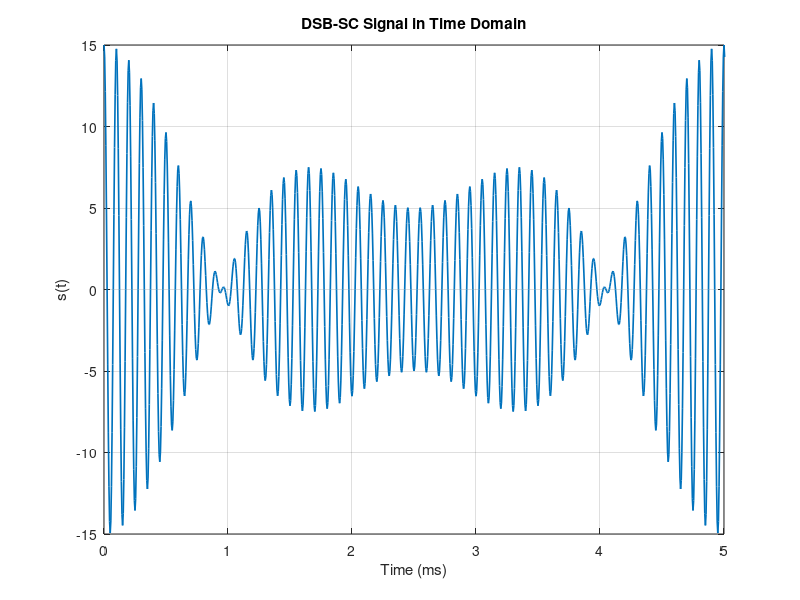
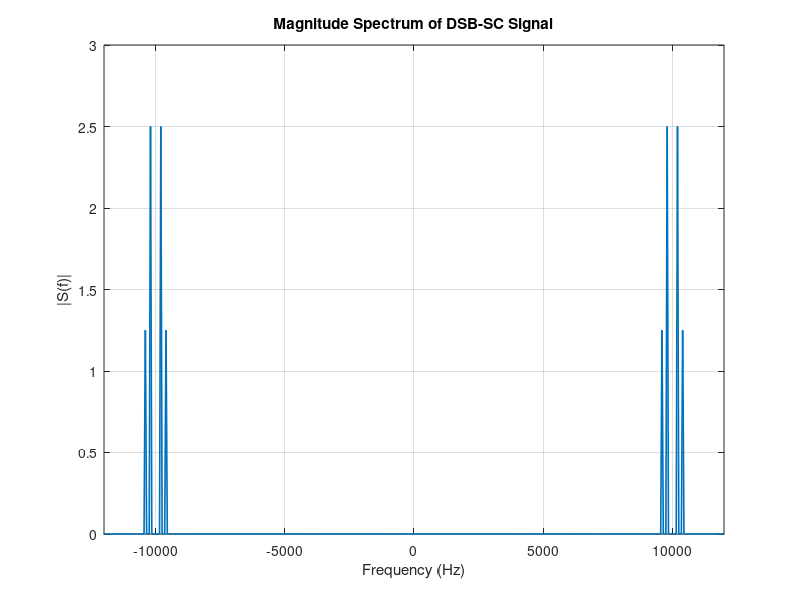
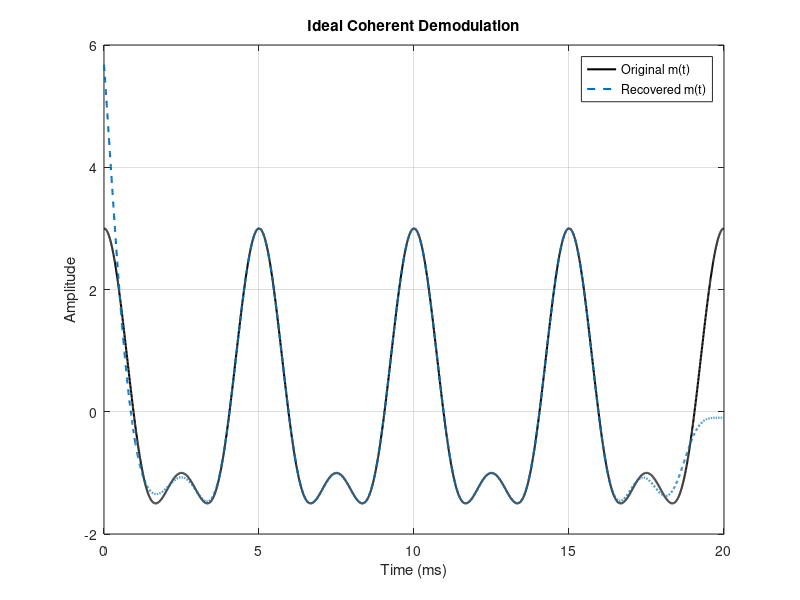
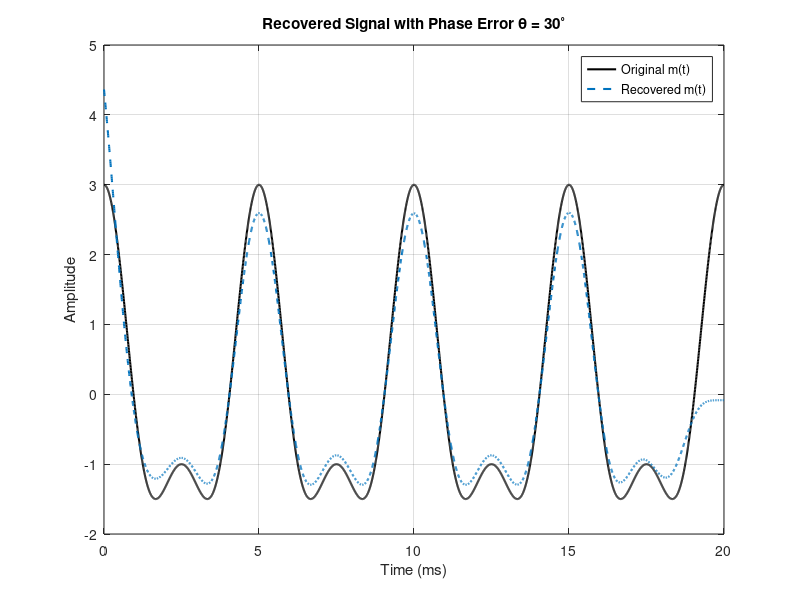

The MATLAB source for these figures, in order:
clc;
clear;
close all;


Ac = 5;                  
fc = 10e3;               

fs = 200e3;              
T  = 0.02;              
t  = 0:1/fs:T-1/fs;      

m = 2*cos(400*pi*t) + cos(800*pi*t);

Bm = 400;               

s = Ac * m .* cos(2*pi*fc*t);

figure;
plot(t*1000, s, 'LineWidth', 1.2);
grid on;
xlabel('Time (ms)');
ylabel('s(t)');
title('DSB-SC Signal in Time Domain');
xlim([0 5]);

N = length(s);
S = fftshift(fft(s));
f = (-N/2:N/2-1)*(fs/N);

figure;
plot(f, abs(S)/N, 'LineWidth', 1.2);
grid on;
xlabel('Frequency (Hz)');
ylabel('|S(f)|');
title('Magnitude Spectrum of DSB-SC Signal');
xlim([-12000 12000]);


f_cut = 600;                  
[b, a] = butter(6, f_cut/(fs/2));


r_ideal = s .* cos(2*pi*fc*t);
m_rec_ideal = (2/Ac) * filtfilt(b, a, r_ideal);

figure;
plot(t*1000, m, 'k', 'LineWidth', 1.5);
hold on;
plot(t*1000, m_rec_ideal, '--', 'LineWidth', 1.5);
grid on;
xlabel('Time (ms)');
ylabel('Amplitude');
title('Ideal Coherent Demodulation');
legend('Original m(t)', 'Recovered m(t)', 'Location', 'best');
xlim([0 20]);

theta_deg = 30;
theta = deg2rad(theta_deg);

r_phase = s .* cos(2*pi*fc*t + theta);
m_rec_phase = (2/Ac) * filtfilt(b, a, r_phase);

figure;
plot(t*1000, m, 'k', 'LineWidth', 1.5);
hold on;
plot(t*1000, m_rec_phase, '--', 'LineWidth', 1.5);
grid on;
xlabel('Time (ms)');
ylabel('Amplitude');
title(['Recovered Signal with Phase Error \theta = ', num2str(theta_deg), '^\circ']);
legend('Original m(t)', 'Recovered m(t)', 'Location', 'best');
xlim([0 20]);

df = 200;    
r_freq = s .* cos(2*pi*(fc + df)*t);
m_rec_freq = (2/Ac) * filtfilt(b, a, r_freq);

figure;
plot(t*1000, m, 'k', 'LineWidth', 1.5);
hold on;
plot(t*1000, m_rec_freq, '--', 'LineWidth', 1.5);
grid on;
xlabel('Time (ms)');
ylabel('Amplitude');
title(['Recovered Signal with Frequency Error f_c + ', num2str(df), ' Hz']);
legend('Original m(t)', 'Recovered m(t)', 'Location', 'best');
xlim([0 20]);


amp_loss_theoretical = cos(theta);
loss_percent = (1 - amp_loss_theoretical) * 100;

amp_ratio_num = rms(m_rec_phase) / rms(m_rec_ideal);

fprintf('===== DSB-SC Coherent Detection Results =====\n');
fprintf('Message bandwidth Bm = %.1f Hz\n', Bm);
fprintf('Transmission bandwidth for DSB-SC = %.1f Hz\n', 2*Bm);

fprintf('\nPhase error case:\n');
fprintf('Theta = %d degrees\n', theta_deg);
fprintf('Theoretical amplitude scaling = cos(theta) = %.6f\n', amp_loss_theoretical);
fprintf('Theoretical amplitude loss = %.2f %%\n', loss_percent);
fprintf('Numerical amplitude ratio (RMS) = %.6f\n', amp_ratio_num);

mse_ideal = mean((m - m_rec_ideal).^2);
mse_phase = mean((m - m_rec_phase).^2);
mse_freq  = mean((m - m_rec_freq).^2);

fprintf('\nMean Square Error (MSE):\n');
fprintf('Ideal demodulation      = %.6e\n', mse_ideal);
fprintf('With phase error        = %.6e\n', mse_phase);
fprintf('With frequency error    = %.6e\n', mse_freq);

figure;
plot(t*1000, m, 'k', 'LineWidth', 1.5); hold on;
plot(t*1000, m_rec_ideal, 'b--', 'LineWidth', 1.2);
plot(t*1000, m_rec_phase, 'r--', 'LineWidth', 1.2);
plot(t*1000, m_rec_freq, 'g--', 'LineWidth', 1.2);
grid on;
xlabel('Time (ms)');
ylabel('Amplitude');
title('Comparison of Coherent Demodulation Cases');
legend('Original m(t)', 'Ideal', 'Phase Error', 'Frequency Error', 'Location', 'best');
xlim([0 20]);
